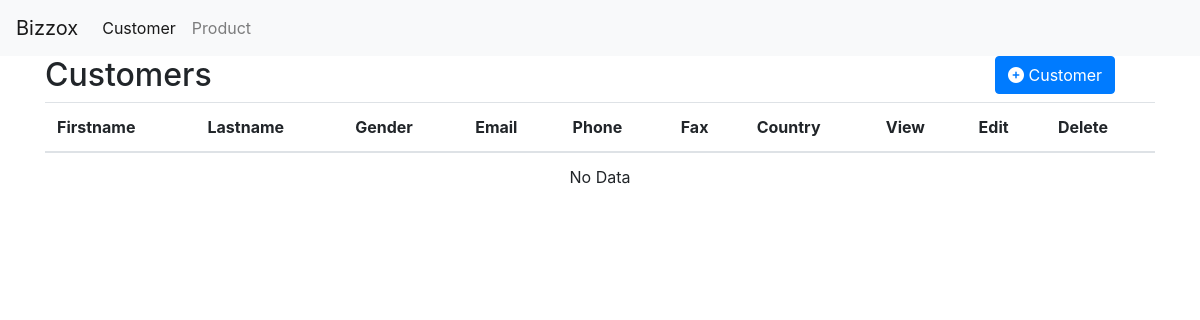
Before: /customer/index/67 with the older database file.
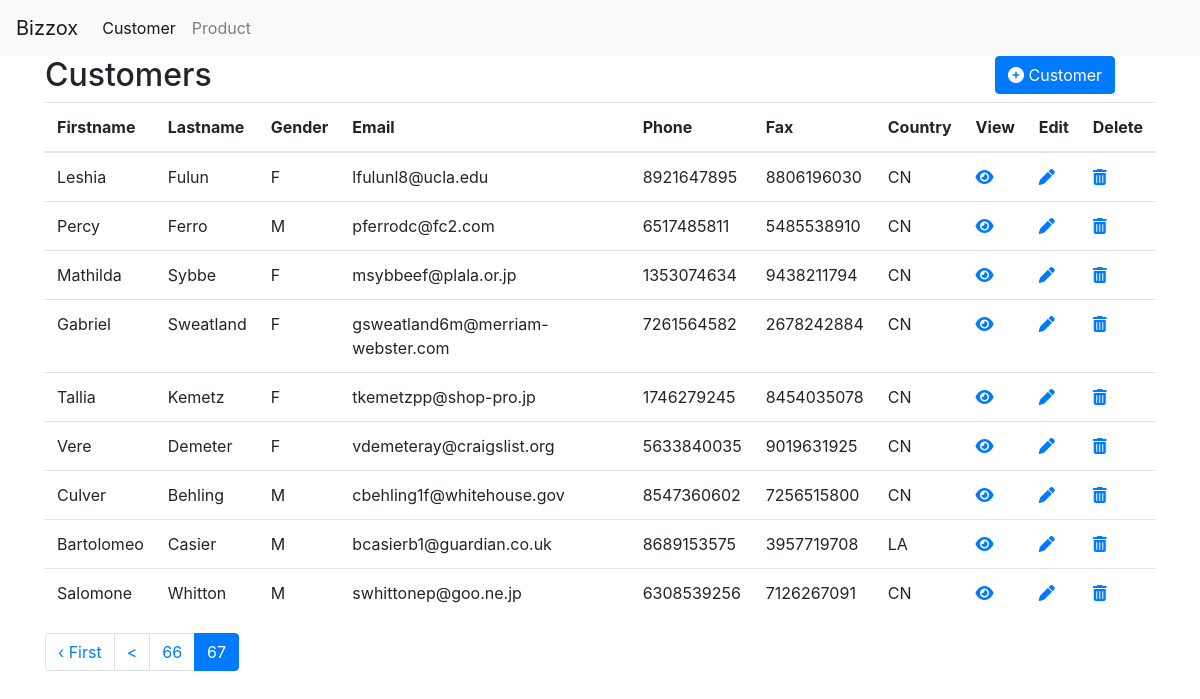
After: the same page with the newer database file.
### tables this page shows
CREATE TABLE `xcustomer` (
  `id` int(11) UNSIGNED NOT NULL,
  `gender` varchar(1) DEFAULT NULL,
  `first_name` varchar(100) NOT NULL,
  `last_name` varchar(100) NOT NULL,
  `email` varchar(60) DEFAULT NULL,
  `phone` varchar(60) DEFAULT NULL,
  `fax` varchar(30) DEFAULT NULL,
  `country_code` varchar(5) DEFAULT NULL,
  `enabled` tinyint(1) UNSIGNED NOT NULL DEFAULT 0,
  `created_at` datetime NOT NULL,
  `updated_at` datetime NOT NULL
);

### index.php (called while the page is built, shortened)
<?php
require_once BASEPATH.'core/CodeIgniter.php';

### application/models/Customer_model.php (called while the page is built, shortened)
<?php
class Customer_model extends CI_Model {
	public function getPageData($page,$per_page){
		$customers = $this->db->query("select * from xcustomer where enabled = 0 order by created_at DESC limit $page, $per_page");
		return $customers->result_array();
	}
}

### application/views/customer/index.php (the view, shortened to what this page needs)
<?php
$this->load->view('header');
$this->load->view('menu');
?>
<link rel="stylesheet" type = "text/css"  href="<?php echo base_url('assets/css/customer.css')?>">
<div class="container">
	<div class="row">
		<div class="col-md-10">
			<h2>Customers</h2>
		</div>
		<div class="col-md-2">
			<a href="<?= base_url('customer/form')?>" class="btn btn-primary"><i class="fas fa-plus-circle"></i> Customer</a>
		</div>
	</div>
	<div class="row">
		<div class="col">
			<table class="table">
				<thead>
					<tr>
						<th scope="col">Firstname</th>
						<th scope="col">Lastname</th>
						<th scope="col">Gender</th>
						<th scope="col">Email</th>
						<th scope="col">Phone</th>
						<th scope="col">Fax</th>
						<th scope="col">Country</th>
						<th scope="col">View</th>
						<th scope="col">Edit</th>
						<th scope="col">Delete</th>
					</tr>
				</thead>
				<tbody>
				<?php
				if(count($customers)>0) {
					foreach ($customers as $customer) {
						$id = $customer['id'];
						?>
						<tr>
							<td><?=$customer['first_name']?></td>
							<td><?=$customer['last_name']?></td>
							<td><?=$customer['gender']?></td>
							<td><?=$customer['email']?></td>
							<td><?=$customer['phone']?></td>
							<td><?=$customer['fax']?></td>
							<td><?=$customer['country_code']?></td>
							<td><a href="<?=base_url("customer/detail?id=$id")?>"><i class="fas fa-eye"></i></a></td>
							<td><a href="<?=base_url("customer/edit?id=$id")?>"><i class="fas fa-pen"></i></a></td>
							<td><a href="<?=base_url("customer/delete?id=$id")?>" onclick="return confirm('Confirm Delete ?');"><i class="fas fa-trash-alt"></i></a></td>
						</tr>
					<?php
					}
				}else{?>
						<tr>
							<td colspan="10" style="text-align: center;">No Data</td>
						</tr>
				<?php
				}
				?>
				</tbody>
			</table>
		</div>
	</div>
	<div class="row">
		<div class="col">
			<?php
			if(count($customers)>0) {
			 	echo $pagination;
			}
			?>
		</div>
	</div>
</div>
<?php
$this->load->view('footer');
?>

### application/views/header.php (shortened to what this page needs)
<!DOCTYPE html>
<html lang="en">
<head>
	<link rel="stylesheet" href="https://maxcdn.bootstrapcdn.com/bootstrap/4.0.0/css/bootstrap.min.css">
</head>
<body>

### application/views/menu.php
<nav class="navbar navbar-expand-lg navbar-light bg-light">
  <a class="navbar-brand" href="<?=base_url()?>">Bizzox</a>
<?php
	$controller_url = $this->uri->segment(1);
?>
  <div class="collapse navbar-collapse" id="navbarNav">
    <ul class="navbar-nav">
      <li class="nav-item  <?php echo $controller_url=='customer' || $controller_url=='' ? 'active':'null' ?>">
        <a class="nav-link" href="<?=base_url('customer')?>">Customer</a>
      </li>
      <li class="nav-item <?php echo $controller_url=='product' ? 'active':'null' ?>">
        <a class="nav-link" href="<?=base_url('product')?>">Product</a>
      </li>
    </ul>
  </div>
</nav>

### application/views/footer.php (shortened to what this page needs)
</body>
</html>

### application/controllers/Customer.php (shortened to what this page needs)
<?php
class Customer extends CI_Controller {
	public function __construct()
	{
		$this->load->helper('form','url');
		$this->load->library('form_validation');
		$this->load->library('pagination');
		$this->load->model('Customer_model');
		$this->load->database();
	}
	public function index()
	{
		$per_page = 15;
		$total_rows =  $this->Customer_model->getAllData();
		$config['base_url'] =base_url('customer/index');
		$config['total_rows'] = $total_rows;
		$config['per_page'] = $per_page;
		$config['use_page_numbers'] = TRUE;
		$config['num_links'] = 1;
		$config["uri_segment"] = 3;
		$config['full_tag_open']    = '<div class="pagging text-center"><nav><ul class="pagination">';
        $config['full_tag_close']   = '</ul></nav></div>';
        $config['num_tag_open']     = '<li class="page-item"><span class="page-link">';
        $config['num_tag_close']    = '</span></li>';
        $config['cur_tag_open']     = '<li class="page-item active"><span class="page-link">';
        $config['cur_tag_close']    = '<span class="sr-only">(current)</span></span></li>';
        $config['next_tag_open']    = '<li class="page-item"><span class="page-link">';
        $config['next_tag_close']  = '<span aria-hidden="true"></span></span></li>';
        $config['prev_tag_open']    = '<li class="page-item"><span class="page-link">';
        $config['prev_tag_close']  = '</span></li>';
        $config['first_tag_open']   = '<li class="page-item"><span class="page-link">';
        $config['first_tag_close'] = '</span></li>';
        $config['last_tag_open']    = '<li class="page-item"><span class="page-link">';
        $config['last_tag_close']  = '</span></li>';
		$page = 0;
		if($this->uri->segment(3)){
			$page = $this->uri->segment(3);
			$start = ($page - 1) * $config["per_page"];
		}else{
			$start=$page;
		}
		$this->pagination->initialize($config);
		$this->PAGE['customers'] = $this->Customer_model->getPageData($start,$config['per_page']);
		$this->PAGE['pagination'] = $this->pagination->create_links();
		$this->load->view('customer/index',$this->PAGE);
	}
}

Changed rows visible on the page:
added xcustomer: first_name "Leshia", last_name "Fulun", gender "F", email "lfulunl8@ucla.edu", phone "8921647895", fax "8806196030", country_code "CN"
added xcustomer: first_name "Percy", last_name "Ferro", gender "M", email "pferrodc@fc2.com", phone "6517485811", fax "5485538910", country_code "CN"
added xcustomer: first_name "Mathilda", last_name "Sybbe", gender "F", email "msybbeef@plala.or.jp", phone "1353074634", fax "9438211794", country_code "CN"
added xcustomer: first_name "Gabriel", last_name "Sweatland", gender "F", email "gsweatland6m@merriam-webster.com", phone "7261564582", fax "2678242884", country_code "CN"
added xcustomer: first_name "Tallia", last_name "Kemetz", gender "F", email "tkemetzpp@shop-pro.jp", phone "1746279245", fax "8454035078", country_code "CN"
added xcustomer: first_name "Vere", last_name "Demeter", gender "F", email "vdemeteray@craigslist.org", phone "5633840035", fax "9019631925", country_code "CN"
added xcustomer: first_name "Culver", last_name "Behling", gender "M", email "cbehling1f@whitehouse.gov", phone "8547360602", fax "7256515800", country_code "CN"
added xcustomer: first_name "Bartolomeo", last_name "Casier", gender "M", email "bcasierb1@guardian.co.uk", phone "8689153575", fax "3957719708", country_code "LA"
added xcustomer: first_name "Salomone", last_name "Whitton", gender "M", email "swhittonep@goo.ne.jp", phone "6308539256", fax "7126267091", country_code "CN"
Other visible differences:
$pagination: (not shown) → "‹ First < 66 67"
text no longer shown: "No Data"
